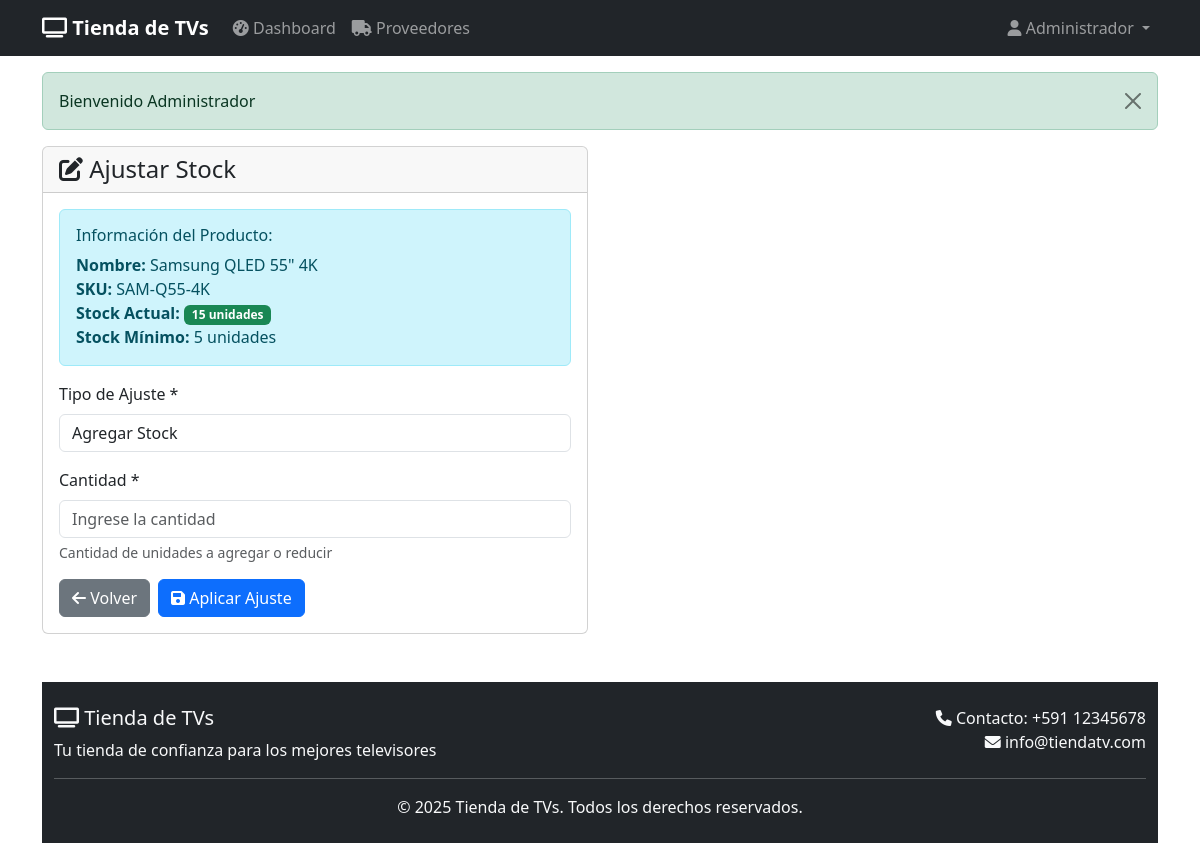
The page /?c=InventarioController&a=ajustar&id=1 (signed in) on the database its author committed.
### tables this page shows
CREATE TABLE producto (
  id_producto INT AUTO_INCREMENT PRIMARY KEY,
  nombre VARCHAR(120) NOT NULL,
  descripcion TEXT,
  precio DECIMAL(10,2) NOT NULL,
  id_marca INT,
  id_categoria INT,
  id_proveedor INT,
  codigo_sku VARCHAR(40) NULL,
  imagen_url VARCHAR(255),
   
  pulgadas DECIMAL(4,1),
  resolucion ENUM('HD', 'FULL HD', '4K', '8K'),
  smart_tv BOOLEAN DEFAULT FALSE,
  hdmi_puertos INT DEFAULT 2,
  usb_puertos INT DEFAULT 1,
  garantia_meses INT DEFAULT 12,
  estado TINYINT(1) DEFAULT 1,
  CONSTRAINT fk_producto_marca FOREIGN KEY (id_marca) REFERENCES marca(id_marca),
  CONSTRAINT fk_producto_categoria FOREIGN KEY (id_categoria) REFERENCES categoria(id_categoria),
  CONSTRAINT fk_producto_proveedor FOREIGN KEY (id_proveedor) REFERENCES proveedor(id_proveedor)
);

CREATE TABLE inventario (
  id_inventario INT AUTO_INCREMENT PRIMARY KEY,
  id_producto INT NOT NULL,
  stock_actual INT DEFAULT 0,
  stock_minimo INT DEFAULT 0,
  stock_maximo INT DEFAULT 0,
  actualizado_en DATETIME DEFAULT CURRENT_TIMESTAMP ON UPDATE CURRENT_TIMESTAMP,
  CONSTRAINT fk_inv_producto FOREIGN KEY (id_producto) REFERENCES producto(id_producto) ON DELETE CASCADE
);

### core/Conectar.php (called while the page is built, shortened)
<?php
class Conectar
{
    private $driver = "mysql";
    private $host = "127.0.0.1";
    private $port = "3306";
    private $user = "root";
    private $pass = "12345";
    private $database = "bd_televisor";
    public function conexionPDO()
    {
        $pdo = null;
        if ($this->driver == "mysql" || $this->driver == null) {
            try {
                $pdo = new PDO(
                    'mysql:host=' . $this->host . ';port=' . $this->port . ';dbname=' . $this->database . '',
                    $this->user,
                    $this->pass,
                    array(PDO::MYSQL_ATTR_INIT_COMMAND => "SET NAMES utf8")
                );
                $pdo->setAttribute(PDO::ATTR_ERRMODE, PDO::ERRMODE_EXCEPTION);
            } catch (\PDOException $e) {
                throw new \PDOException($e->getMessage(), (int) $e->getCode());
            }
        }
        return $pdo;
    }
}

### models/ProductoModel.php (called while the page is built, shortened)
<?php
require_once ROOT_CORE . '/Model.php';
class ProductoModel extends Model
{
    protected $table = 'producto';
    public function getById($id)
    {
        $sql = "SELECT p.*, m.nombre_marca, c.nombre_categoria, pr.nombre as nombre_proveedor
            FROM {$this->table} p
            LEFT JOIN marca m ON p.id_marca = m.id_marca
            LEFT JOIN categoria c ON p.id_categoria = c.id_categoria
            LEFT JOIN proveedor pr ON p.id_proveedor = pr.id_proveedor
            WHERE p.id_producto = ? AND p.estado = 1";
        $stmt = $this->executeQuery($sql, [$id]);
        return $stmt ? $stmt->fetch(PDO::FETCH_ASSOC) : false;
    }
}

### core/Model.php (called while the page is built, shortened)
<?php
require_once 'Conectar.php';
class Model {
    protected $db;
    public function __construct() {
        $conectar = new Conectar();
        $this->db = $conectar->conexionPDO();
    }
    protected function executeQuery($sql, $params = []) {
        try {
            $stmt = $this->db->prepare($sql);
            $stmt->execute($params);
            return $stmt;
        } catch (PDOException $e) {
            error_log("Error en consulta: " . $e->getMessage());
            return false;
        }
    }
}
?>

### models/InventarioModel.php (called while the page is built, shortened)
<?php
require_once ROOT_CORE . '/Model.php';
class InventarioModel extends Model
{
    protected $table = 'inventario';
    public function getByProductId($productId)
    {
        $sql = "SELECT i.*, p.nombre as producto_nombre
                FROM {$this->table} i
                JOIN producto p ON i.id_producto = p.id_producto
                WHERE i.id_producto = ?";
        $stmt = $this->executeQuery($sql, [$productId]);
        return $stmt ? $stmt->fetch(PDO::FETCH_ASSOC) : false;
    }
}

### views/admin/inventario/ajustar.php (the view, shortened to what this page needs)
<?php
include __DIR__ . '/../../layouts/header.php';
?>
<div class="row">
    <div class="col-md-6">
        <div class="card">
            <div class="card-header">
                <h4 class="card-title mb-0">
                    <i class="fas fa-edit"></i> Ajustar Stock
                </h4>
            </div>
            <div class="card-body">
                <div class="alert alert-info">
                    <h6>Información del Producto:</h6>
                    <strong>Nombre:</strong> <?php echo $producto['nombre']; ?><br>
                    <strong>SKU:</strong> <?php echo $producto['codigo_sku']; ?><br>
                    <strong>Stock Actual:</strong>
                    <span class="badge bg-<?php
                                            if ($inventario['stock_actual'] == 0) echo 'danger';
                                            elseif ($inventario['stock_actual'] <= $inventario['stock_minimo']) echo 'warning';
                                            else echo 'success';
                                            ?>">
                        <?php echo $inventario['stock_actual']; ?> unidades
                    </span><br>
                    <strong>Stock Mínimo:</strong> <?php echo $inventario['stock_minimo']; ?> unidades
                </div>
                <form action="<?php echo HTTP_BASE; ?>/?c=InventarioController&a=ajustar&id=<?php echo $producto['id_producto']; ?>" method="POST">
                    <div class="mb-3">
                        <label for="tipo" class="form-label">Tipo de Ajuste *</label>
                        <select class="form-control" id="tipo" name="tipo" required>
                            <option value="agregar">Agregar Stock</option>
                        </select>
                    </div>
                    <div class="mb-3">
                        <label for="cantidad" class="form-label">Cantidad *</label>
                        <input type="number" class="form-control" id="cantidad" name="cantidad"
                            min="1" required placeholder="Ingrese la cantidad">
                        <div class="form-text">Cantidad de unidades a agregar o reducir</div>
                    </div>
                    <div class="d-flex gap-2">
                        <a href="<?php echo HTTP_BASE; ?>/?c=InventarioController&a=index" class="btn btn-secondary">
                            <i class="fas fa-arrow-left"></i> Volver
                        </a>
                        <button type="submit" class="btn btn-primary">
                            <i class="fas fa-save"></i> Aplicar Ajuste
                        </button>
                    </div>
                </form>
            </div>
        </div>
    </div>
<?php include __DIR__ . '/../../layouts/footer.php'; ?>

### views/layouts/header.php (style rules this page uses)
body { margin: 0; padding: 0; }

### rows shown on the page
producto: nombre "Samsung QLED 55\" 4K", codigo_sku "SAM-Q55-4K"
inventario: stock_actual "15", stock_minimo "5"

### other values the page prints
$_SESSION['usuario']['nombre'] "Administrador"
$_SESSION['success'] "Bienvenido Administrador"
